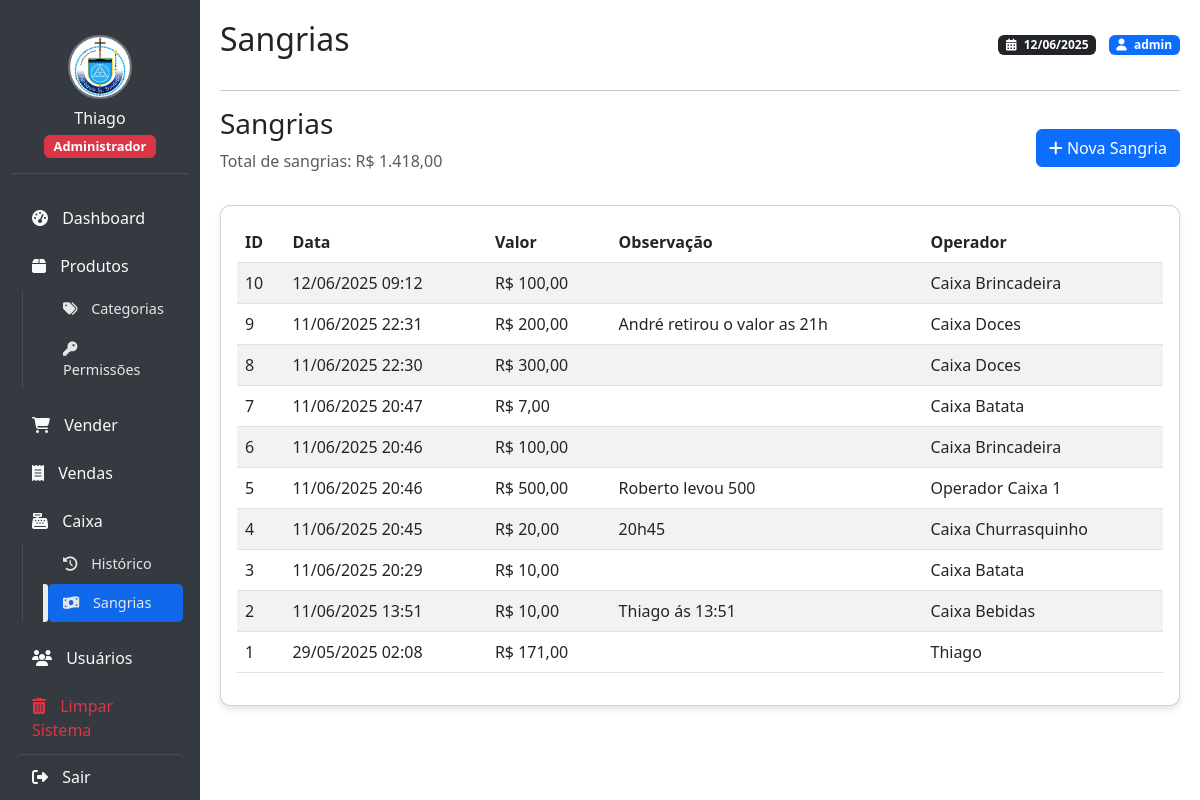
The page /sangrias.php (signed in) on the database as committed earlier.
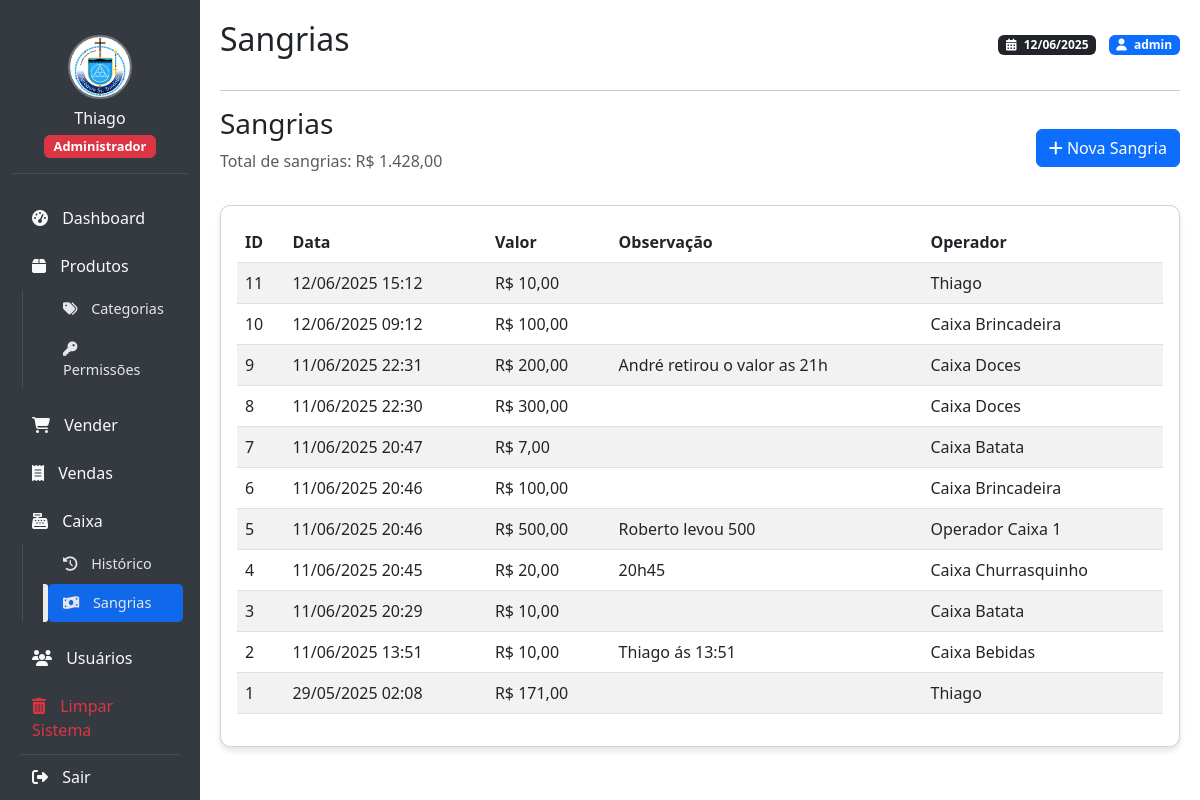
The same page on the database as committed later.
### tables this page shows
CREATE TABLE IF NOT EXISTS `sangrias` (
  `id` int(11) NOT NULL AUTO_INCREMENT,
  `valor` decimal(10,2) DEFAULT NULL,
  `data` datetime DEFAULT current_timestamp(),
  `observacao` text DEFAULT NULL,
  `usuario_id` int(11) DEFAULT NULL,
  `controle_caixa_id` int(11) DEFAULT NULL,
  PRIMARY KEY (`id`),
  KEY `fk_sangrias_usuarios` (`usuario_id`),
  KEY `fk_sangrias_controle_caixa` (`controle_caixa_id`),
  CONSTRAINT `fk_sangrias_controle_caixa` FOREIGN KEY (`controle_caixa_id`) REFERENCES `controle_caixa` (`id`),
  CONSTRAINT `fk_sangrias_usuarios` FOREIGN KEY (`usuario_id`) REFERENCES `usuarios` (`id`)
);

CREATE TABLE IF NOT EXISTS `usuarios` (
  `id` int(11) NOT NULL AUTO_INCREMENT,
  `nome` varchar(100) NOT NULL,
  `usuario` varchar(50) NOT NULL,
  `senha` varchar(255) NOT NULL,
  `caixa_numero` int(11) NOT NULL,
  `ativo` tinyint(1) DEFAULT 1,
  `ultimo_login` datetime DEFAULT NULL,
  `nivel` varchar(20) NOT NULL DEFAULT 'operador' COMMENT 'administrador ou operador',
  PRIMARY KEY (`id`),
  UNIQUE KEY `usuario` (`usuario`)
);

### sangrias.php (the view, shortened to what this page needs)
<?php
require_once 'db.php';
$sql = "SELECT s.*, u.nome as usuario_nome
        FROM sangrias s
        LEFT JOIN usuarios u ON s.usuario_id = u.id
        ORDER BY s.data DESC";
$result = mysqli_query($conn, $sql);
$sql_total = "SELECT SUM(valor) as total FROM sangrias";
$result_total = mysqli_query($conn, $sql_total);
$row_total = mysqli_fetch_assoc($result_total);
$total_sangrias = $row_total['total'] ? $row_total['total'] : 0;
include 'header.php';
?>
<div class="d-flex justify-content-between align-items-center mb-3">
    <div>
        <h3>Sangrias</h3>
        <p class="text-muted">Total de sangrias: R$ <?php echo number_format($total_sangrias, 2, ',', '.'); ?></p>
    </div>
    <a href="registrar_sangria.php" class="btn btn-primary">
        <i class="fas fa-plus"></i> Nova Sangria
    </a>
</div>
<div class="card">
    <div class="card-body">
        <div class="table-responsive">
            <table class="table table-striped table-hover">
                <thead>
                    <tr>
                        <th>ID</th>
                        <th>Data</th>
                        <th>Valor</th>
                        <th>Observação</th>
                        <th>Operador</th>
                    </tr>
                </thead>
                <tbody>
                    <?php if (mysqli_num_rows($result) > 0): ?>
                        <?php while($row = mysqli_fetch_assoc($result)): ?>
                            <tr>
                                <td><?php echo $row['id']; ?></td>
                                <td><?php echo date('d/m/Y H:i', strtotime($row['data'])); ?></td>
                                <td>R$ <?php echo number_format($row['valor'], 2, ',', '.'); ?></td>
                                <td><?php echo nl2br(htmlspecialchars($row['observacao'])); ?></td>
                                <td><?php echo $row['usuario_nome'] ? $row['usuario_nome'] : 'N/A'; ?></td>
                            </tr>
                        <?php endwhile; ?>
                    <?php else: ?>
                        <tr>
                            <td colspan="5" class="text-center">Nenhuma sangria registrada</td>
                        </tr>
                    <?php endif; ?>
                </tbody>
            </table>
        </div>
    </div>
</div>
<?php include 'footer.php'; ?>

Rows that differ between the two databases and show on the page:
added sangrias: id "11", data "12/06/2025 15:12", valor "10,00", usuario.nome "Thiago"
Other text that changed with them:
$total_sangrias: "1.418,00" → "1.428,00"
